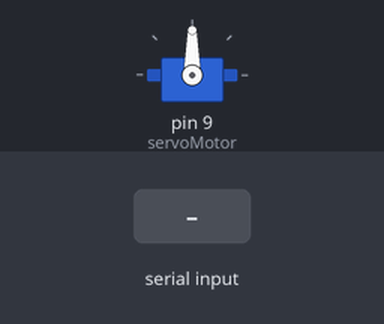
Recording of a sketch running on a simulated Arduino Uno, built with avr-gcc and run on an emulated ATmega328P. On the bench: servo. Inputs (shaded band) come from the test bench.

Above: at 1.2 s.
1.3 s: "C" received over Serial
At 2.5 s:
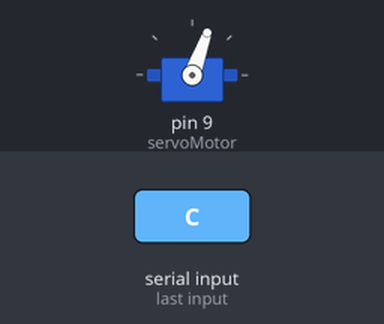
2.8 s: "A" received over Serial
At 3.7 s:
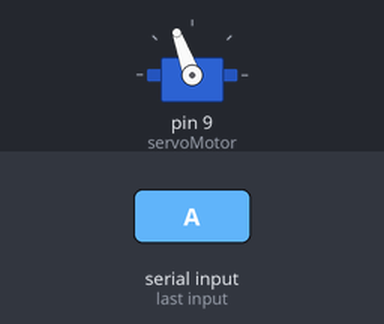
4.3 s: "1" received over Serial
At 4.8 s:
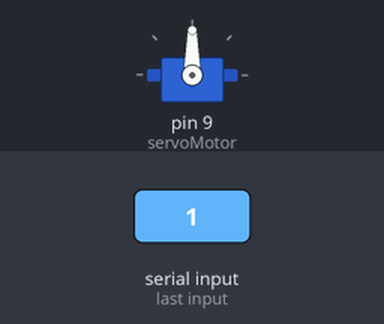
Timing chart, 0 to 7.3 s (numbered marks = the images above; inputs shaded):
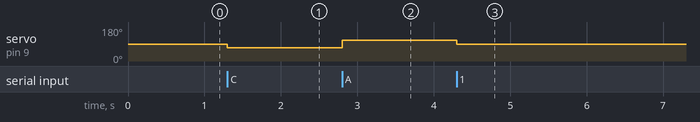

The sketch:

arduino.ino
```cpp
#include <Servo.h>

Servo servoMotor;

char command;

void setup() {

  Serial.begin(9600);      // Start serial communication
  servoMotor.attach(9);    // Servo signal pin connected to Arduino pin 9

}

void loop() {

  if (Serial.available()) {

    command = Serial.read();

    if (command == 'C') {
      servoMotor.write(70);   // Rotate clockwise
    }

    else if (command == 'A') {
      servoMotor.write(110);  // Rotate counter-clockwise
    }

    else if (command == 'F') {
      servoMotor.write(60);   // Faster clockwise
    }

    else {
      servoMotor.write(90);   // Stop servo
    }

  }

}
```

Measured:
- after the input at 1.3 s, servo on pin 9 (servoMotor): 90° → 70° at once
- after the input at 2.8 s, servo on pin 9 (servoMotor): 70° → 110° at once
- after the input at 4.3 s, servo on pin 9 (servoMotor): 110° → 90° at once
